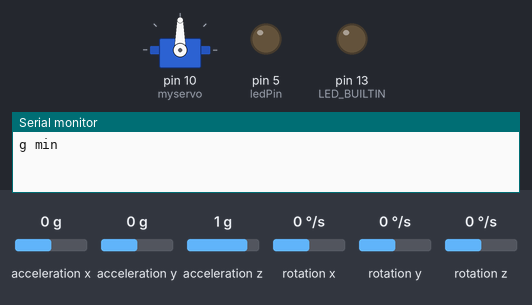
This sketch was run on a simulated Arduino Pro Mini, built with avr-gcc and run on an emulated ATmega328P. On the bench: servo, output pins drawn as LEDs (lit = HIGH), the last lines printed to the serial monitor. The inputs (shaded band) are chosen by the test bench; at power-on: acceleration x 0 g, acceleration y 0 g, acceleration z 1 g, rotation x 0 °/s, rotation y 0 °/s, rotation z 0 °/s.

Above: at 0.1 s.
At 1.25 s:
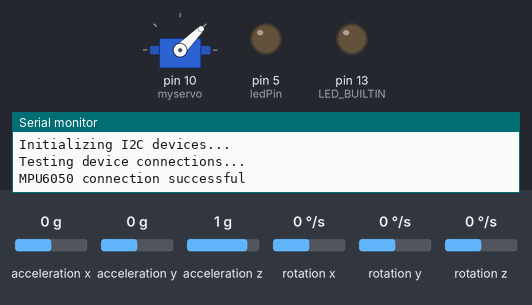
Timing chart, 0 to 5.0 s (numbered marks = the images above):
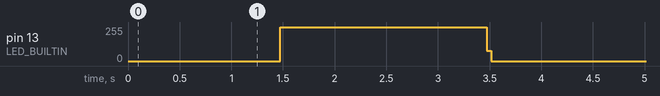

Measured:
- by itself, pin 13 (LED_BUILTIN): 0/255 → 254/255 at 1.5 s, → 0/255 2.0 s later

The sketch:

main.c.ino
```cpp
///////////

//const float gOpen = 1.2;
//const float gClose = 5.5;

const float gOpen = 3;
const float gClose = 2;


///////////


// I2Cdev and MPU6050 must be installed as libraries, or else the .cpp/.h files
// for both classes must be in the include path of your project
#include "I2Cdev.h"
#include "MPU6050.h"

// Arduino Wire library is required if I2Cdev I2CDEV_ARDUINO_WIRE implementation
// is used in I2Cdev.h
#if I2CDEV_IMPLEMENTATION == I2CDEV_ARDUINO_WIRE
    #include "Wire.h"
#endif

// class default I2C address is 0x68
// specific I2C addresses may be passed as a parameter here
// AD0 low = 0x68 (default for InvenSense evaluation board)
// AD0 high = 0x69
MPU6050 accelgyro;
//MPU6050 accelgyro(0x69); // <-- use for AD0 high


#include <Servo.h>

Servo myservo;  // create servo object to control a servo
// twelve servo objects can be created on most boards

volatile int gearPos = 0;    // variable to store the servo position

// constants won't change. They're used here to set pin numbers:
const int buttonPin = 6;     // the number of the pushbutton pin
const int ledPin = 5;     // the number of the pushbutton pin
const int hallSensorPin = A0;

// variables will change:
volatile int gearState = 0;
volatile int hallState = 0;
int buttonState = 0;
int hallSensorState = 0;

float Smoothed[6];

int gMin = 90;
int gMax = 45;

const int iAx = 0;
const int iAy = 1;
const int iAz = 2;
const int iGx = 3;
const int iGy = 4;
const int iGz = 5;


void setup() {
  myservo.attach( 10 );  // attaches the servo on pin 9 to the servo object
  pinMode(buttonPin, INPUT);
  pinMode(ledPin, OUTPUT);


  // start serial port at 9600 bps:
  Serial.begin(9600);
  while (!Serial) {
    ; // wait for serial port to connect. Needed for native USB port only
  }

  // join I2C bus (I2Cdev library doesn't do this automatically)
  #if I2CDEV_IMPLEMENTATION == I2CDEV_ARDUINO_WIRE
      Wire.begin();
  #elif I2CDEV_IMPLEMENTATION == I2CDEV_BUILTIN_FASTWIRE
      Fastwire::setup(400, true);
  #endif

  Serial.println("g min");
  gearState = gMin;
  myservo.write(gearState);
  delay(1000);
  gearPos = gearState;

  Serial.println("g max");
  gearState = gMax;
  myservo.write(gearState);
  delayMicroseconds(1000);
  gearPos = gearState;


  // initialize device
  Serial.println("Initializing I2C devices...");
  accelgyro.setFullScaleAccelRange(MPU6050_ACCEL_FS_16);
  accelgyro.initialize();

  // verify connection
  Serial.println("Testing device connections...");
  Serial.println(accelgyro.testConnection() ? "MPU6050 connection successful" : "MPU6050 connection failed");

  accelgyro.setXAccelOffset(237);
  accelgyro.setYAccelOffset(2546);
  accelgyro.setZAccelOffset(708);
  accelgyro.setXGyroOffset (59);
  accelgyro.setYGyroOffset (-34);
  accelgyro.setZGyroOffset (11);

  //attachInterrupt(0, hall_fun, RISING);

}

void getSmoothed(){
    int16_t RawValue[6];
    int i;
    const int N = 100;
    const int usDelay = 30;
    long Sums[6];
    for (i = iAx; i <= iGz; i++){
      Sums[i] = 0;
    }


    for (i = 1; i <= N; i++)
      { // get sums
        accelgyro.getMotion6(&RawValue[iAx], &RawValue[iAy], &RawValue[iAz],
                             &RawValue[iGx], &RawValue[iGy], &RawValue[iGz]);
        if ((i % 500) == 0)
          delayMicroseconds(usDelay);
        for (int j = iAx; j <= iGz; j++)
          Sums[j] = Sums[j] + RawValue[j];
      } // get sums
//    unsigned long usForN = micros() - Start;
//    Serial.print(" reading at ");
//    Serial.print(1000000/((usForN+N/2)/N));
//    Serial.println(" Hz");

    for (i = iAx; i <= iGz; i++)
      { Smoothed[i] = float((Sums[i] + N/2) / N) / 16400. ; }
  } // GetSmoothed


void loop() {
  pinMode(LED_BUILTIN, OUTPUT);

  if (gearPos != gearState){
    myservo.write(gearPos);
    delayMicroseconds(10);
    gearPos = gearState;
    Serial.println("state change \n");

    if ( gearState == gMin ) {
      for (int i = 0; i < 2000; i++){
        digitalWrite(LED_BUILTIN, HIGH);    // turn the LED off by making the voltage LOW
        delayMicroseconds(1000);
        digitalWrite(LED_BUILTIN, LOW);   // turn the LED on (HIGH is the voltage level)
     }
    }


  }

  String tmp;
  //for (int i = 0; i < hallSensorState; i++) {
  //  tmp = tmp + '+';
  //}

  getSmoothed();
  float g = Smoothed[0]*Smoothed[0]  + Smoothed[1]*Smoothed[1] + Smoothed[2]*Smoothed[2];
  tmp = tmp + Smoothed[0] + " | " + Smoothed[1] + " | " + Smoothed[2] + " | " +  '\n';
  tmp = tmp + g + "g \n";

  if ( g >= gClose ) {
    Serial.println("g > gClose - closing");
    gearState = gMax;
  }
  if ( g < gOpen ) {
    Serial.println("g > gClose - opening");
    gearState = gMin;
  }

  Serial.write(tmp.c_str());

}

void hall_fun(){
    gearState = gMin;
    hallState = 1;
}
```
